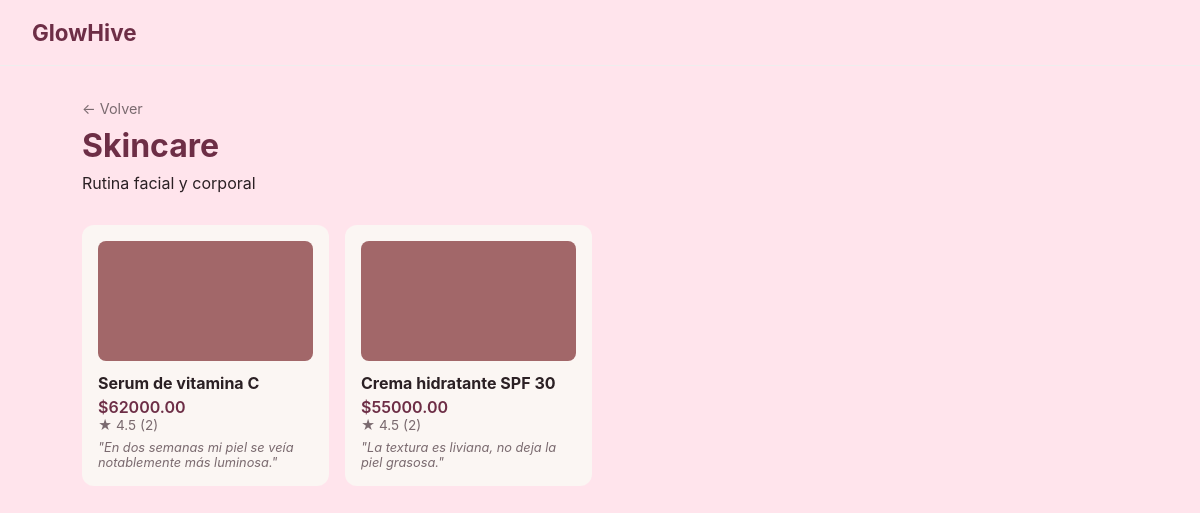
The page /categoria/2/ on the database its author committed.
### tienda/models.py (models this page shows, shortened)
class Categoria(models.Model):
    nombre = models.CharField(max_length=100, unique=True)
    descripcion = models.CharField(max_length=255, blank=True)
    class Meta:
        verbose_name_plural = "Categorías"

class Producto(models.Model):
    nombre = models.CharField(max_length=150)
    precio = models.DecimalField(max_digits=10, decimal_places=2)
    stock = models.IntegerField(default=0)
    marca = models.ForeignKey(Marca, on_delete=models.CASCADE, related_name="productos")
    categoria = models.ForeignKey(
        Categoria, on_delete=models.SET_NULL, null=True, blank=True, related_name="productos"
    )
    imagen = models.ImageField(upload_to="productos/", null=True, blank=True)

class Resena(models.Model):
    usuario = models.ForeignKey(Usuario, on_delete=models.CASCADE, related_name="resenas")
    producto = models.ForeignKey(Producto, on_delete=models.CASCADE, related_name="resenas")
    calificacion = models.PositiveSmallIntegerField(
        validators=[MinValueValidator(1), MaxValueValidator(5)]
    )
    comentario = models.CharField(max_length=500, blank=True)
    es_creadora = models.BooleanField(default=False)  # NUEVO
    fecha = models.DateTimeField(auto_now_add=True)
    class Meta:
        unique_together = ("usuario", "producto")
        verbose_name_plural = "Reseñas"

### tienda/views_web.py (the view)
# urls.py: path("categoria/<int:categoria_id>/", categoria_detalle, name="categoria_detalle"),
def categoria_detalle(request, categoria_id):
    categoria = get_object_or_404(Categoria, id=categoria_id)
    productos = list(_productos_con_ranking(Producto.objects.filter(categoria=categoria)))
    for producto in productos:
        producto.mejor_resena = _mejor_resena(producto)
    return render(request, "tienda/categoria.html", {
        "categoria": categoria,
        "productos": productos,
    })

### tienda/views_web.py (called while the page is built)
def _productos_con_ranking(queryset):
    return (
        queryset.annotate(
            rating_promedio=Avg("resenas__calificacion"),
            total_resenas=Count("resenas"),
            resenas_creadoras=Count(
                Case(When(resenas__es_creadora=True, then=1), output_field=IntegerField())
            ),
        ).order_by("-resenas_creadoras", "-rating_promedio", "-total_resenas")
    )

def _mejor_resena(producto):
    return (
        producto.resenas.exclude(comentario="")
        .order_by("-es_creadora", "-calificacion")
        .first()
    )

### tienda/templates/tienda/categoria.html
{% extends "tienda/base.html" %}
{% block content %}
<section class="categoria-header">
  <a href="{% url 'inicio' %}" class="volver">← Volver</a>
  <h1>{{ categoria.nombre }}</h1>
  {% if categoria.descripcion %}<p>{{ categoria.descripcion }}</p>{% endif %}
</section>
<section class="category-panel">
  <div class="product-grid">
    {% for producto in productos %}
    <div class="product-card">
      <div class="product-image-placeholder"></div>
      <h3>{{ producto.nombre }}</h3>
      <p class="price">${{ producto.precio }}</p>
      {% if producto.rating_promedio %}
        <p class="rating">★ {{ producto.rating_promedio|floatformat:1 }} ({{ producto.total_resenas }})</p>
      {% else %}
        <p class="rating rating-empty">Sin reseñas aún</p>
      {% endif %}
      {% if producto.mejor_resena %}
        <p class="razon">"{{ producto.mejor_resena.comentario }}"</p>
      {% endif %}
    </div>
    {% empty %}
    <p class="empty">Todavía no hay productos en esta categoría.</p>
    {% endfor %}
  </div>
</section>
{% endblock %}

### tienda/static/tienda/style.css (style rules this page uses)
:root { --primary: #6D2E46; --secondary: #A26769; --bg: #ffe4ec; --card-bg: #FBF6F3; --text: #2B2024; --muted: #7A6A6F; }
* { box-sizing: border-box; margin: 0; padding: 0; }
body { font-family: -apple-system, "Segoe UI", Arial, sans-serif; background: var(--bg); color: var(--text); }
.category-panel { padding: 2rem; max-width: 1100px; margin: 0 auto; }
.product-grid { display: grid; grid-template-columns: repeat(auto-fill, minmax(200px, 1fr)); gap: 1rem; }
.product-card { background: var(--card-bg); border-radius: 12px; padding: 1rem; }
.product-image-placeholder { background: var(--secondary); height: 120px; border-radius: 8px; margin-bottom: 0.75rem; }
.product-card h3 { font-size: 1rem; margin-bottom: 0.25rem; }
.price { color: var(--primary); font-weight: 600; }
.rating { color: var(--muted); font-size: 0.85rem; }
.razon { font-size: 0.8rem; color: var(--muted); font-style: italic; margin-top: 0.4rem; }
.categoria-header { max-width: 1100px; margin: 0 auto; padding: 2rem 2rem 0; }
.categoria-header h1 { color: var(--primary); font-size: 2rem; margin: 0.5rem 0; }
.volver { color: var(--muted); text-decoration: none; font-size: 0.9rem; }

### rows shown on the page
Categoria: nombre "Skincare", descripcion "Rutina facial y corporal"
Producto: nombre "Serum de vitamina C", precio "62000.00", rating_promedio "4.5", total_resenas "2", mejor_resena.comentario "En dos semanas mi piel se veía notablemente más luminosa."
Producto: nombre "Crema hidratante SPF 30", precio "55000.00", rating_promedio "4.5", total_resenas "2", mejor_resena.comentario "La textura es liviana, no deja la piel grasosa."
